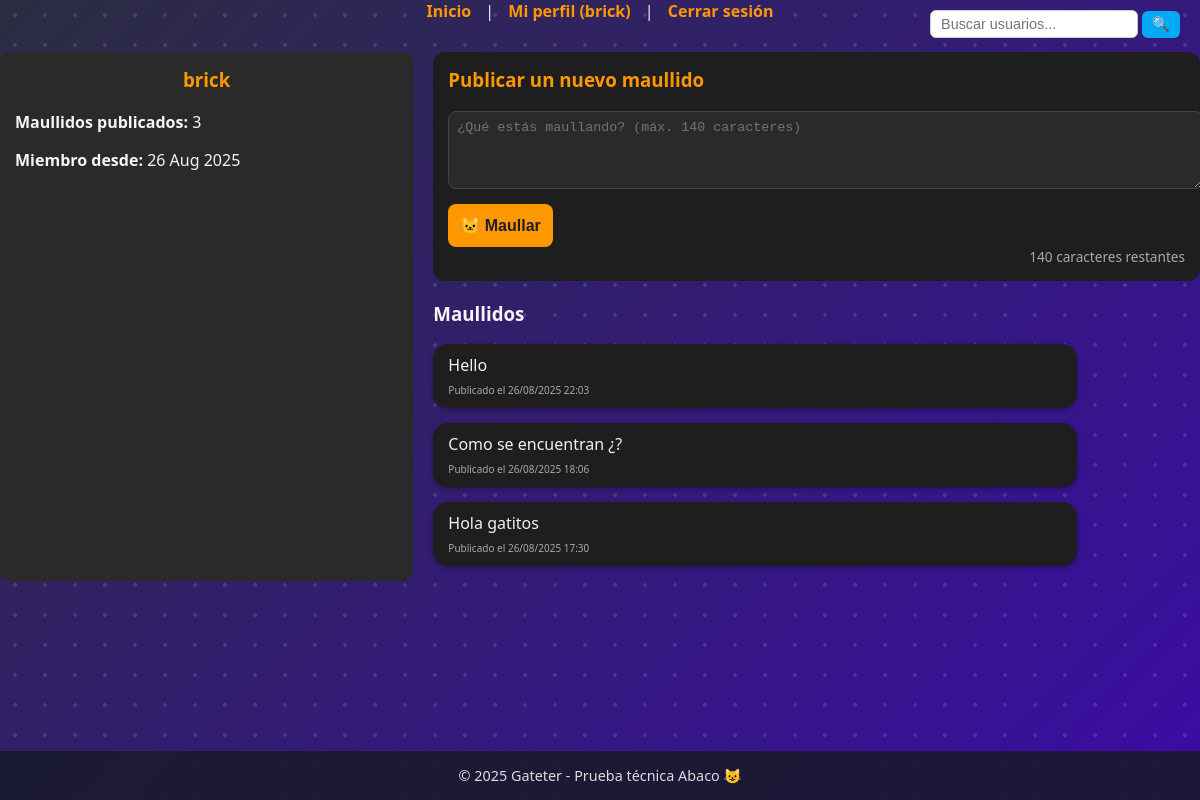
The app's page /usuarios/brick/ (signed in) with its own data.
### meows/models.py (models this page shows, shortened)
class Meow(models.Model):
    author = models.ForeignKey(
        settings.AUTH_USER_MODEL,
        on_delete=models.CASCADE,  # elimina los maullidos si se elimina el usuario
        related_name='meows'      # permite acceder a los maullidos desde user.meows
    )
    body = models.CharField(max_length=140)  # texto del maullido, máximo 140 caracteres
    created_at = models.DateTimeField(auto_now_add=True)  # fecha y hora de creación automática
    class Meta:
        ordering = ['-created_at']  # ordena los maullidos del más reciente al más antiguo

### meows/views.py (the view)
# urls.py: path('usuarios/<str:username>/', views.profile_view, name='profile'),  # Perfil de usuario por username
def profile_view(request, username):
    try:
        profile_user = User.objects.get(username=username)
    except User.DoesNotExist:
        return render(request, 'profile.html', {
            'not_found': True,
            'username': username
        })
    meows = (
        Meow.objects
        .filter(author=profile_user)
        .select_related('author')
        .order_by("-created_at")
    )
    if request.user.is_authenticated and request.user == profile_user:
        if request.method == 'POST':
            form = MeowForm(request.POST)
            if form.is_valid():
                meow = form.save(commit=False)
                meow.author = request.user
                meow.save()
                messages.success(request, "Tu maullido fue publicado.")
                return redirect('profile', username=username)
        else:
            form = MeowForm()
    else:
        form = None
    return render(request, 'profile.html', {
        'not_found': False,
        'profile_user': profile_user,
        'meows': meows,
        'form': form,
    })

### meows/forms.py (shortened to what this page needs)
class MeowForm(forms.ModelForm):
    class Meta:
        model = Meow  # Usa el modelo Meow
        fields = ['body']  # Solo se permite editar el campo 'body'
        widgets = {
            'body': forms.Textarea(attrs={
                'rows': 3,
                'maxlength': 140,  # límite de caracteres
                'placeholder': '¿Qué estás maullando? (máx. 140 caracteres)',
                'class': 'form-control'
            }),
        }

### meows/templates/profile.html (shortened to what this page needs)
{% extends "base.html" %}
{% block content %}
{% if not_found %}
  <div class="not-found">
    <h2>Usuario "{{ username }}" no encontrado</h2>
    <p>Verifica la URL o el nombre de usuario.</p>
  </div>
{% else %}
  <div class="profile-container">
    <aside class="profile-sidebar">
      <h3>{{ profile_user.username }}</h3>
      <p><strong>Maullidos publicados:</strong> {{ meows|length }}</p>
      <p><strong>Miembro desde:</strong> {{ profile_user.date_joined|date:"d M Y" }}</p>
    </aside>
    <div class="profile-main">
      {% if form %}
        <div class="new-meow-panel">
          <h3>Publicar un nuevo maullido</h3>
          <form method="post">
            {{ form.body }}
            <br>
            <button type="submit" class="btn">🐱 Maullar</button>
          </form>
        </div>
      {% endif %}
      <div class="user-meows">
        <h3>Maullidos</h3>
        {% for meow in meows %}
          <div class="meow-bubble">
            <div class="meow-content">
              <p>{{ meow.body }}</p>
            </div>
            <div class="meow-meta">
              <small>Publicado el {{ meow.created_at|date:"d/m/Y H:i" }}</small>
            </div>
          </div>
        {% empty %}
          <p>No hay maullidos todavía.</p>
        {% endfor %}
      </div>
    </div>
  </div>
{% endif %}
{% endblock %}

### meows/templates/base.html (shortened to what this page needs)
{% load static %}
<!doctype html>
<html lang="es">
<head>
  <link rel="stylesheet" href="{% static 'meows/css/style.css' %}">
</head>
<body>
  <header>
    <nav>
      <a href="{% url 'home' %}">Inicio</a> |
      {% if user.is_authenticated %}
        <a href="{% url 'profile' username=user.username %}">
          Mi perfil ({{ user.username }})
        </a> |
        <a href="{% url 'logout' %}">Cerrar sesión</a>
      {% else %}
        <a href="{% url 'login' %}">Iniciar sesión</a> |
        <a href="{% url 'register' %}">Registrarse</a>
      {% endif %}
      {% if user.is_authenticated %}
        <form method="get" action="{% url 'user_search' %}" class="user-search-form">
          <input type="text" name="q" placeholder="Buscar usuarios..." required>
          <button type="submit">🔍</button>
        </form>
      {% endif %}
    </nav>
  </header>
  <main>
    {% block content %}{% endblock %}
  </main>
  <footer class="login-footer">
    © 2025 Gateter - Prueba técnica Abaco 😺
  </footer>
</body>
</html>

### meows/static/meows/css/style.css (style rules this page uses)
body { font-family: 'Segoe UI', Arial, sans-serif; background-color: #1a1a2e; background-image: linear-gradient(135deg, #2b2d42, #3a0ca3); background-size: cover; background-repeat: no-repeat; color: #f5f5f5; margin: 0; min-height: 100vh; padding: 0; overflow-x: hidden; position: relative; }
body::before { content: ""; position: fixed; inset: 0; pointer-events: none; z-index: 0; background-image: radial-gradient(circle, rgba(255,255,255,0.12) 2px, transparent 2px); background-size: 30px 30px; opacity: 1; }
.auth-container, header, main, footer, .card { position: relative; z-index: 1; }
button { background: #ff9800; border: none; padding: 12px; border-radius: 8px; font-weight: bold; font-size: 1em; cursor: pointer; color: #1e1e2f; transition: background 0.3s ease; }
nav { text-align: center; margin-bottom: 20px; }
nav a { color: #ff9800; margin: 0 10px; text-decoration: none; font-weight: bold; }
footer { position: fixed; bottom: 0; left: 0; width: 100%; text-align: center; padding: 15px 0; color: #ddd; font-size: 0.9em; background: rgba(26,26,46,0.9); z-index: 999; }
.profile-container { display: flex; gap: 20px; margin-top: 30px; }
.profile-sidebar { flex: 1; background-color: #2a2a2a; border-radius: 10px; padding: 15px; max-height: 500px; overflow-y: auto; }
.profile-sidebar h3 { margin-top: 0; color: #ff9800; text-align: center; }
.profile-main { flex: 2; }
.profile-main .meow-bubble { background-color: #1e1e1e; border-radius: 15px; padding: 10px 15px; margin-bottom: 15px; position: relative; max-width: 80%; word-wrap: break-word; box-shadow: 0 2px 5px rgba(0,0,0,0.3); }
.profile-main .meow-bubble::after { content: ""; position: absolute; bottom: 0; left: 20px; width: 0; height: 0; border-top: 10px solid #1e1e1e; border-left: 10px solid transparent; }
.profile-main .meow-content p { margin: 0; color: #f1f1f1; }
.profile-main .meow-meta { font-size: 0.75em; color: #aaa; margin-top: 5px; }
.new-meow-panel { background-color: #1e1e1e; padding: 15px; border-radius: 12px; margin-bottom: 20px; }
.new-meow-panel h3 { margin-top: 0; color: #ff9800; }
.new-meow-panel form textarea { width: 100%; min-height: 60px; border-radius: 8px; padding: 8px; background-color: #2a2a2a; border: 1px solid #444; color: #fff; resize: vertical; }
.new-meow-panel form button { margin-top: 10px; }
.user-search-form { display: inline-flex; position: absolute; top: 10px; right: 20px; align-items: center; }
.user-search-form input[type="text"] { padding: 5px 10px; border-radius: 6px; border: 1px solid #ccc; font-size: 0.9em; }
.user-search-form button { background: #03a9f4; color: #fff; border: none; padding: 5px 10px; margin-left: 4px; border-radius: 6px; cursor: pointer; font-size: 0.9em; }
.login-footer { position: fixed; bottom: 0; left: 0; width: 100%; text-align: center; padding: 15px 0; color: #ddd; font-size: 0.9em; background: rgba(26,26,46,0.9); z-index: 999; }

### records on screen
Meow: body "Hello", created_at "26/08/2025 22:03"
Meow: body "Como se encuentran ¿?", created_at "26/08/2025 18:06"
Meow: body "Hola gatitos", created_at "26/08/2025 17:30"

### other values on screen
{{ user.username }} "brick"
{{ profile_user.username }} "brick"
{{ meows|length }} "3"
{{ profile_user.date_joined|date:"d M Y" }} "26 Aug 2025"
